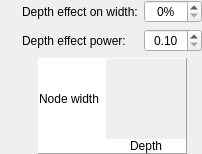
        <widget class="QWidget" name="widget_4" native="true">
         <layout class="QGridLayout" name="gridLayout_6">
          <property name="leftMargin">
           <number>0</number>
          </property>
          <property name="topMargin">
           <number>0</number>
          </property>
          <property name="rightMargin">
           <number>0</number>
          </property>
          <property name="bottomMargin">
           <number>0</number>
          </property>
          <item row="0" column="2">
           <widget class="InfoTextWidget" name="depthEffectOnWidthInfoText" native="true">
            <property name="sizePolicy">
             <sizepolicy hsizetype="Fixed" vsizetype="Fixed">
              <horstretch>0</horstretch>
              <verstretch>0</verstretch>
             </sizepolicy>
            </property>
            <property name="minimumSize">
             <size>
              <width>16</width>
              <height>16</height>
             </size>
            </property>
           </widget>
          </item>
          <item row="1" column="2">
           <widget class="InfoTextWidget" name="depthPowerInfoText" native="true">
            <property name="sizePolicy">
             <sizepolicy hsizetype="Fixed" vsizetype="Fixed">
              <horstretch>0</horstretch>
              <verstretch>0</verstretch>
             </sizepolicy>
            </property>
            <property name="minimumSize">
             <size>
              <width>16</width>
              <height>16</height>
             </size>
            </property>
           </widget>
          </item>
          <item row="0" column="3">
           <widget class="QLabel" name="label_4">
            <property name="sizePolicy">
             <sizepolicy hsizetype="Minimum" vsizetype="Preferred">
              <horstretch>0</horstretch>
              <verstretch>0</verstretch>
             </sizepolicy>
            </property>
            <property name="text">
             <string>Depth effect on width:</string>
            </property>
           </widget>
          </item>
          <item row="0" column="4">
           <widget class="QDoubleSpinBox" name="depthEffectOnWidthSpinBox">
            <property name="sizePolicy">
             <sizepolicy hsizetype="Minimum" vsizetype="Fixed">
              <horstretch>0</horstretch>
              <verstretch>0</verstretch>
             </sizepolicy>
            </property>
            <property name="alignment">
             <set>Qt::AlignCenter</set>
            </property>
            <property name="suffix">
             <string>%</string>
            </property>
            <property name="decimals">
             <number>0</number>
            </property>
            <property name="minimum">
             <double>0.000000000000000</double>
            </property>
            <property name="maximum">
             <double>100.000000000000000</double>
            </property>
            <property name="singleStep">
             <double>5.000000000000000</double>
            </property>
           </widget>
          </item>
          <item row="1" column="4">
           <widget class="QDoubleSpinBox" name="depthPowerSpinBox">
            <property name="sizePolicy">
             <sizepolicy hsizetype="Minimum" vsizetype="Fixed">
              <horstretch>0</horstretch>
              <verstretch>0</verstretch>
             </sizepolicy>
            </property>
            <property name="alignment">
             <set>Qt::AlignCenter</set>
            </property>
            <property name="minimum">
             <double>0.100000000000000</double>
            </property>
            <property name="maximum">
             <double>1.000000000000000</double>
            </property>
            <property name="singleStep">
             <double>0.050000000000000</double>
            </property>
           </widget>
          </item>
          <item row="1" column="3">
           <widget class="QLabel" name="label_36">
            <property name="sizePolicy">
             <sizepolicy hsizetype="Minimum" vsizetype="Preferred">
              <horstretch>0</horstretch>
              <verstretch>0</verstretch>
             </sizepolicy>
            </property>
            <property name="text">
             <string>Depth effect power:</string>
            </property>
           </widget>
          </item>
          <item row="1" column="0">
           <spacer name="horizontalSpacer_9">
            <property name="orientation">
             <enum>Qt::Horizontal</enum>
            </property>
            <property name="sizeType">
             <enum>QSizePolicy::Expanding</enum>
            </property>
            <property name="sizeHint" stdset="0">
             <size>
              <width>0</width>
              <height>20</height>
             </size>
            </property>
           </spacer>
          </item>
          <item row="1" column="6">
           <spacer name="horizontalSpacer_5">
            <property name="orientation">
             <enum>Qt::Horizontal</enum>
            </property>
            <property name="sizeType">
             <enum>QSizePolicy::Expanding</enum>
            </property>
            <property name="sizeHint" stdset="0">
             <size>
              <width>0</width>
              <height>20</height>
             </size>
            </property>
           </spacer>
          </item>
          <item row="2" column="3" colspan="2">
           <widget class="QWidget" name="widget_7" native="true">
            <layout class="QHBoxLayout" name="horizontalLayout_3">
             <property name="leftMargin">
              <number>0</number>
             </property>
             <property name="topMargin">
              <number>0</number>
             </property>
             <property name="rightMargin">
              <number>0</number>
             </property>
             <property name="bottomMargin">
              <number>0</number>
             </property>
             <item>
              <spacer name="horizontalSpacer_7">
               <property name="orientation">
                <enum>Qt::Horizontal</enum>
               </property>
               <property name="sizeType">
                <enum>QSizePolicy::Expanding</enum>
               </property>
               <property name="sizeHint" stdset="0">
                <size>
                 <width>0</width>
                 <height>20</height>
                </size>
               </property>
              </spacer>
             </item>
             <item>
              <widget class="QFrame" name="frame">
               <property name="frameShape">
                <enum>QFrame::Panel</enum>
               </property>
               <property name="frameShadow">
                <enum>QFrame::Raised</enum>
               </property>
               <layout class="QGridLayout" name="gridLayout_5">
                <property name="leftMargin">
                 <number>0</number>
                </property>
                <property name="topMargin">
                 <number>0</number>
                </property>
                <property name="rightMargin">
                 <number>0</number>
                </property>
                <property name="bottomMargin">
                 <number>0</number>
                </property>
                <property name="spacing">
                 <number>0</number>
                </property>
                <item row="0" column="3">
                 <widget class="NodeWidthVisualAid" name="nodeWidthVisualAid" native="true">
                  <property name="sizePolicy">
                   <sizepolicy hsizetype="Fixed" vsizetype="Fixed">
                    <horstretch>0</horstretch>
                    <verstretch>0</verstretch>
                   </sizepolicy>
                  </property>
                  <property name="minimumSize">
                   <size>
                    <width>80</width>
                    <height>80</height>
                   </size>
                  </property>
                 </widget>
                </item>
                <item row="0" column="2">
                 <widget class="QLabel" name="label_38">
                  <property name="sizePolicy">
                   <sizepolicy hsizetype="Fixed" vsizetype="Preferred">
                    <horstretch>0</horstretch>
                    <verstretch>0</verstretch>
                   </sizepolicy>
                  </property>
                  <property name="minimumSize">
                   <size>
                    <width>5</width>
                    <height>0</height>
                   </size>
                  </property>
                  <property name="styleSheet">
                   <string notr="true">background-color: rgb(255, 255, 255)</string>
                  </property>
                  <property name="text">
                   <string/>
                  </property>
                 </widget>
                </item>
                <item row="0" column="1">
                 <widget class="VerticalLabel" name="label_37">
                  <property name="sizePolicy">
                   <sizepolicy hsizetype="Minimum" vsizetype="Preferred">
                    <horstretch>0</horstretch>
                    <verstretch>0</verstretch>
                   </sizepolicy>
                  </property>
                  <property name="styleSheet">
                   <string notr="true">background-color: rgb(255, 255, 255)</string>
                  </property>
                  <property name="text">
                   <string>Node width</string>
                  </property>
                  <property name="alignment">
                   <set>Qt::AlignCenter</set>
                  </property>
                 </widget>
                </item>
                <item row="1" column="1" colspan="2">
                 <widget class="QLabel" name="label_40">
                  <property name="styleSheet">
                   <string notr="true">background-color: rgb(255, 255, 255)</string>
                  </property>
                  <property name="text">
                   <string/>
                  </property>
                 </widget>
                </item>
                <item row="1" column="3">
                 <widget class="QLabel" name="label_39">
                  <property name="styleSheet">
                   <string notr="true">background-color: rgb(255, 255, 255)</string>
                  </property>
                  <property name="text">
                   <string>Depth</string>
                  </property>
                  <property name="alignment">
                   <set>Qt::AlignCenter</set>
                  </property>
                 </widget>
                </item>
               </layout>
              </widget>
             </item>
             <item>
              <spacer name="horizontalSpacer_6">
               <property name="orientation">
                <enum>Qt::Horizontal</enum>
               </property>
               <property name="sizeType">
                <enum>QSizePolicy::Expanding</enum>
               </property>
               <property name="sizeHint" stdset="0">
                <size>
                 <width>0</width>
                 <height>20</height>
                </size>
               </property>
              </spacer>
             </item>
            </layout>
           </widget>
          </item>
         </layout>
        </widget>
